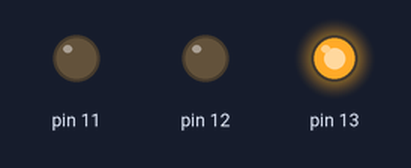
The sketch below on a simulated Arduino Uno, built with avr-gcc and run on an emulated ATmega328P. Shown: output pins drawn as LEDs (lit = HIGH).

Above: at 1.7 s.
At 4.7 s:
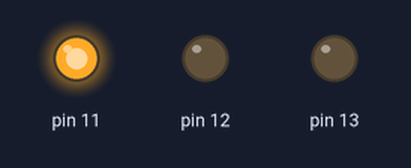
At 6.5 s:
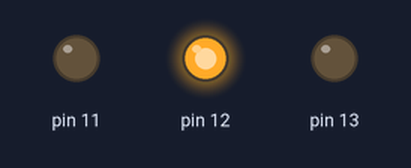
Timing chart, 0 to 9.1 s (numbered marks = the images above):
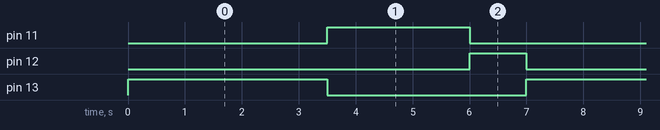

Measured:
- by itself, pin 11: alternates HIGH for 2.5 s and LOW for 4.5 s
- by itself, pin 12: alternates HIGH for 1.0 s and LOW for 6.0 s
- by itself, pin 13: alternates HIGH for 3.5 s and LOW for 3.5 s

The sketch:

Programa__oSemaforoVetor.ino
```cpp
int led[3];

void setup()
{
  led[0] = 13;
  led[1] = 12;
  led[2] = 11;

  pinMode(led[0], OUTPUT);
  pinMode(led[1], OUTPUT);
  pinMode(led[2], OUTPUT);
}

void loop()
{
  digitalWrite(led[0], HIGH),
  digitalWrite(led[1], LOW);
  digitalWrite(led[2], LOW);
  delay(3500);
  digitalWrite(led[0], LOW);
  digitalWrite(led[1], LOW);
  digitalWrite(led[2], HIGH);
  delay(2500);
  digitalWrite(led[0], LOW);
  digitalWrite(led[1], HIGH);
  digitalWrite(led[2], LOW);
  delay(1000);
}
```
